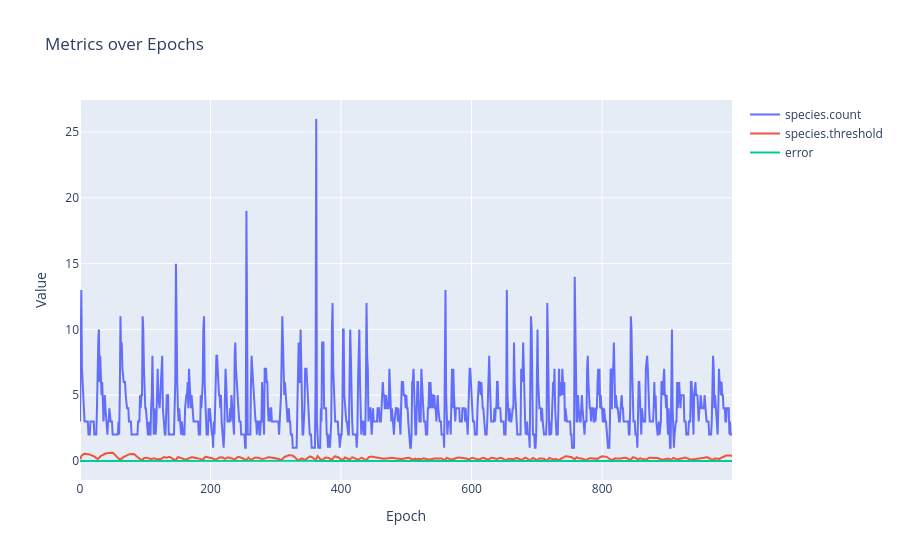

Source (notebook cell):
### Markdown cell above
### Metrics

Using the `rd.MetricCollector` we can aggregate the metrics for the whole engine's run and visualize the metrics we want to track here once the engine has finished. In this case we only want to see our three expressions, but we could also see any `rd.Metric` that the engine tracks - refer to the docs for more details.

### Code cell
collector.plot("species.count", "species.threshold", "error")

### Figure 1 — Plotly figure (JSON) as saved in the notebook; plotly's stock layout.template omitted (floating-point values rounded to 4 significant figures; data arrays with more than 128 entries replaced by an {"elided": "..."} marker saying what was removed)
{"data": [{"mode": "lines", "name": "species.count", "type": "scatter", "x": {"elided": "1000 int values"}, "y": {"elided": "1000 int values"}}, {"mode": "lines", "name": "species.threshold", "type": "scatter", "x": {"elided": "1000 int values"}, "y": {"elided": "1000 float values"}}, {"mode": "lines", "name": "error", "type": "scatter", "x": {"elided": "1000 int values"}, "y": {"elided": "1000 float values"}}], "layout": {"hovermode": "x unified", "title": {"text": "Metrics over Epochs"}, "xaxis": {"title": {"text": "Epoch"}}, "yaxis": {"title": {"text": "Value"}}}}
